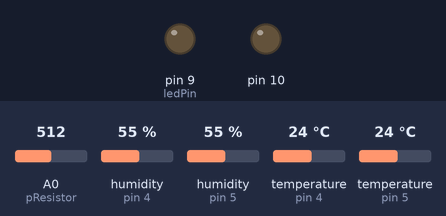
Bench run of a sketch on a simulated Arduino Uno, built with avr-gcc and run on an emulated ATmega328P. Shown: output pins drawn as LEDs (lit = HIGH). The inputs (shaded band) are chosen by the test bench; at power-on: A0 (pResistor) = 512, humidity (sensors on pin 4, pin 5) 55 %, temperature (sensors on pin 4, pin 5) 24 °C. The local clock reads 2024-03-15 10:24:30 at power-on unless the sketch sets it; storage starts empty; what the sketch prints to the serial monitor is not drawn.

Above: at 2.6 s.
Timing chart, 0 to 6.6 s (numbered marks = the images above):
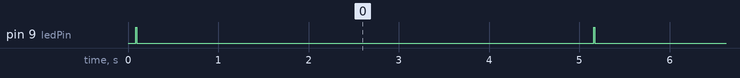

The sketch:

main.ino
```cpp
#include <DHT.h>
#include <SD.h>

// Time module
#include <RTClib.h>
#include <Wire.h>    // I2C-Bibliothek einbinden
RTC_DS1307 RTC;      // RTC Modul
dht DHT;
dht DHT2;

#define DHT11_PIN 4
#define DHT21_PIN 5
#define DHT22_PIN 6

// second module
#define DHT2_11_PIN 5
#define DHT2_21_PIN 5
#define DHT2_22_PIN 6

int chk; // first temp module
int chk2; // second temp module
int value; // Store value from photoresistor (0-1023)

const int pResistor = A0; // Photoresistor at Arduino analog pin A0
const int ledPin=9;       // Led pin at Arduino pin 9

File myFile;

void setup()
{
  Serial.begin(9600);
  Serial.print("Initializing SD card...");
  pinMode(10, OUTPUT);
   if (!SD.begin(10)) {
    Serial.println("initialization failed!");
    return;
  }
  Serial.println("initialization done.");

  // Initialisiere I2C
  Wire.begin();

  // Initialisiere RTC
  RTC.begin();

  Serial.begin(9600);
  Serial.println("Set Datum und Zeit");
   RTC.adjust(DateTime(__DATE__, __TIME__));

  // Prüfen ob RTC läuft
  if (! RTC.isrunning()) {

    // Aktuelles Datum und Zeit setzen, falls die Uhr noch nicht läuft
    RTC.adjust(DateTime(__DATE__, __TIME__));

    Serial.println("Echtzeituhr wurde gestartet und auf Systemzeit gesetzt.");
  }
  else Serial.println("Echtzeituhr laeuft bereits.");
 pinMode(ledPin, OUTPUT);  // Set lepPin - 9 pin as an output
 pinMode(pResistor, INPUT);// Set pResistor - A0 pin as an input (optional)
}

void loop()
{
  myFile = SD.open("sensor.txt", FILE_WRITE);
  chk = DHT.read11(DHT11_PIN);
  switch (chk)
  {
    case DHTLIB_OK:
    Serial.print("Status: OK,\t");
    break;
    case DHTLIB_ERROR_CHECKSUM:
    Serial.print("Status: Checksum error,\t");
    break;
    case DHTLIB_ERROR_TIMEOUT:
    Serial.print("Status: Time out error,\t");
    break;
    default:
    Serial.print("Status: unbekannter Fehler,\t");
    break;
  }

  chk2 = DHT2.read11(DHT2_11_PIN);
  switch (chk2)
  {
    case DHTLIB_OK:
    Serial.print("Status 2: OK,\t");
    break;
    case DHTLIB_ERROR_CHECKSUM:
    Serial.print("Status 2: Checksum error,\t");
    break;
    case DHTLIB_ERROR_TIMEOUT:
    Serial.print("Status 2: Time out error,\t");
    break;
    default:
    Serial.print("Status 2: unbekannter Fehler,\t");
    break;
  }

    DateTime now=RTC.now(); // aktuelle Zeit abrufen
    value = analogRead(pResistor);

  // if the file opened okay, write to it:
  if (myFile) {
    Serial.print("Writing...");
    myFile.print(now.year(),DEC);
    myFile.print(";");
    myFile.print(now.month(),DEC);
    myFile.print(";");
    myFile.print(now.day(),DEC);
    myFile.print(";");
    myFile.print(now.hour(),DEC);
    myFile.print(";");
    myFile.print(now.minute(),DEC);
    myFile.print(";");
    myFile.print(now.second(),DEC);
    myFile.print(";");
    myFile.print(DHT.humidity, 1);
    myFile.print(";");
    myFile.print(DHT.temperature, 1);
    myFile.print(";");
    myFile.print(DHT2.humidity, 1);
    myFile.print(";");
    myFile.print(DHT2.temperature, 1);
    myFile.print(";");
    myFile.println(value);
    digitalWrite(ledPin, HIGH); //Turn led on
    delay(10);
    digitalWrite(ledPin, LOW); //Turn led on
  // close the file:
    myFile.close();
    Serial.println("done.");
  } else {
    // if the file didn't open, print an error:
    Serial.println("error opening file");
  }

  delay(5000);
}

String get_day_of_week(uint8_t dow){
  String dows="  ";
  switch(dow){
   case 0: dows="So"; break;
   case 1: dows="Mo"; break;
   case 2: dows="Di"; break;
   case 3: dows="Mi"; break;
   case 4: dows="Do"; break;
   case 5: dows="Fr"; break;
   case 6: dows="Sa"; break;
  }

  return dows;
}
```

Measured:
- by itself, pin 9 (ledPin): alternates HIGH for 0.01 s and LOW for 5.1 s
